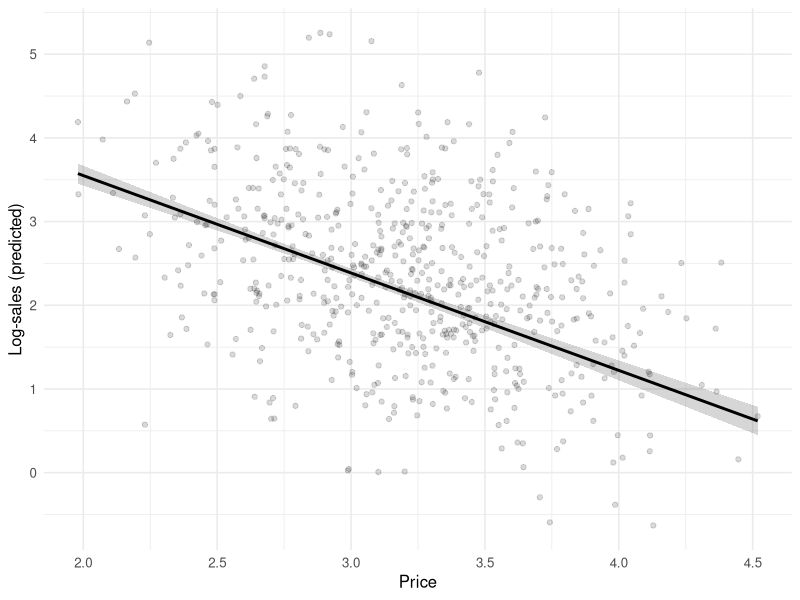
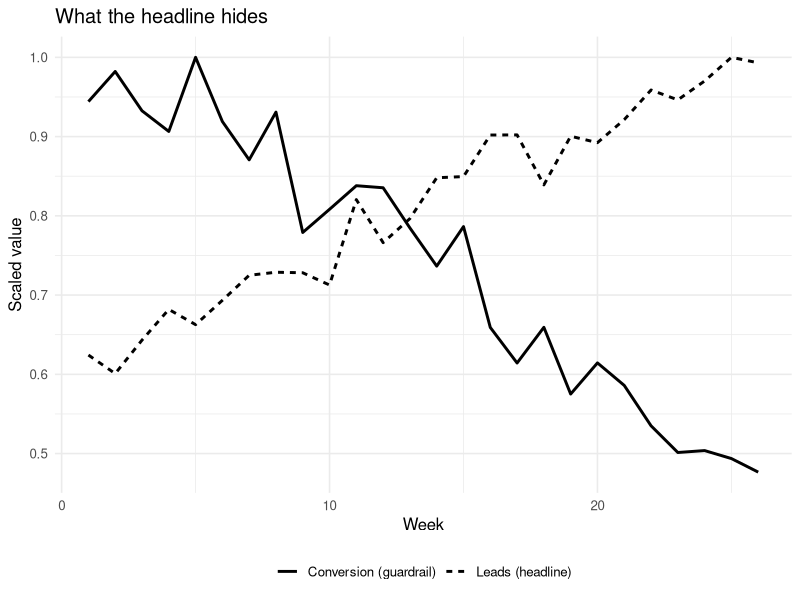

Source code (R) for these figures, in order:
## ---- chunk 1
library(dplyr)
library(broom)
library(knitr)
library(kableExtra)
set.seed(43)

# Simulated brand-choice-style data: price, a loyalty cue, and a promotion flag.
n <- 600
promo   <- rbinom(n, 1, 0.4)
loyalty <- rnorm(n)
price   <- 3 + 0.5 * promo + rnorm(n, sd = 0.4)        # promos lower observed price below
# True data-generating process for log-sales:
log_sales <- 6 - 1.2 * price + 0.8 * loyalty + 0.5 * promo + rnorm(n, sd = 0.5)
dat <- data.frame(log_sales, price, loyalty, promo = factor(promo))

m1 <- lm(log_sales ~ price, data = dat)
m2 <- lm(log_sales ~ price + loyalty + promo, data = dat)
## ---- chunk 2
fmt <- function(model, label) {
  # Keep cells plain text: the book renders to HTML, PDF, and EPUB from one
  # execution, so HTML-only markup (e.g., <br>) would leak into LaTeX.
  # "(Intercept)" is renamed because booktabs' \midrule treats a row that
  # begins with a literal "(" as a malformed trim spec, breaking the PDF.
  tidy(model) |>
    transmute(term = sub("^\\(Intercept\\)$", "Intercept", term),
              !!label := sprintf("%.3f (%.3f)", estimate, std.error))
}
tab <- full_join(fmt(m1, "Sparse"), fmt(m2, "Full"), by = "term")
gof <- tibble(term = "Adj. R-squared",
              Sparse = sprintf("%.3f", summary(m1)$adj.r.squared),
              Full   = sprintf("%.3f", summary(m2)$adj.r.squared))
bind_rows(tab, gof) |>
  kable(escape = FALSE, align = "lrr",
        caption = "Log-sales regressions. Standard errors in parentheses. Adding the loyalty cue and promotion control shifts the price coefficient, the first thing a careful reader checks.") |>
  kable_styling(full_width = FALSE)
## ---- chunk 3
#| fig-cap: "Model-implied price response with a 95% confidence band. The band, not the line, is the honest object: it shows the reader how precisely the slope is identified."
#| fig-width: 6
#| fig-height: 4
library(ggplot2)
grid <- data.frame(price = seq(min(dat$price), max(dat$price), length.out = 100),
                   loyalty = 0, promo = factor(0, levels = c(0, 1)))
pred <- predict(m2, newdata = grid, interval = "confidence")
grid <- cbind(grid, pred)

ggplot(grid, aes(price, fit)) +
  geom_ribbon(aes(ymin = lwr, ymax = upr), alpha = 0.2) +
  geom_line(linewidth = 1) +
  geom_point(data = dat, aes(price, log_sales), alpha = 0.15, inherit.aes = FALSE) +
  labs(x = "Price", y = "Log-sales (predicted)") +
  theme_minimal(base_size = 12)
## ---- chunk 4
library(knitr); library(kableExtra)
data.frame(
  Dimension = c("Reader's task", "Encodes", "Best when", "Exact values",
                "Patterns/interactions", "Failure mode"),
  Table = c("Look up a value", "Symbols (digits)", "Few heterogeneous numbers",
            "Preserved", "Reader must compute", "False precision; hand-typed errors"),
  Figure = c("See a relationship", "Position, length, color",
             "Many values or a trend", "Approximate", "Perceived directly",
             "Truncated axis; hidden uncertainty"),
  check.names = FALSE
) |>
  kable(caption = "Tables versus figures: the choice follows from what the reader must do with the result.") |>
  kable_styling(full_width = FALSE)
## ---- chunk 5
set.seed(43)            # determinism: re-runs reproduce every stochastic result
cat("R version:", R.version.string, "\n")
cat("Key packages:\n")
for (p in c("dplyr", "ggplot2", "broom")) {
  if (requireNamespace(p, quietly = TRUE))
    cat(sprintf("  %-8s %s\n", p, as.character(packageVersion(p))))
}
## ---- chunk 6
library(knitr); library(kableExtra)
data.frame(
  Element = c("Primary question", "What leads", "Uncertainty", "Identification",
              "Effect units", "Robustness", "Length", "Success criterion"),
  Academic = c("Is the effect real and why?", "Theory and contribution",
               "Intervals, tests, full disclosure", "Foregrounded and defended",
               "Standardized / elasticities", "Extensive, in-text",
               "Long; appendices expected", "Survives peer review & replication"),
  Managerial = c("What should we do, and what is the payoff?",
                 "The decision and its $ impact", "Risk of the recommended action",
                 "Stated as a caveat, not derived", "Dollars, share points, conversions",
                 "Summarized; details on request", "Short; one-page summary first",
                 "Changes a decision; ROI realized"),
  check.names = FALSE
) |>
  kable(caption = "Academic and managerial registers differ in foregrounding, not in honesty. The same estimate and its uncertainty feed both reports.") |>
  kable_styling(full_width = FALSE) |>
  column_spec(1, bold = TRUE)
## ---- chunk 7
#| fig-cap: "Goodhart's law on a dashboard. Under incentive pressure the headline metric (leads) rises while the guardrail (lead-to-sale conversion) falls. Reporting the pair, not the headline alone, exposes the gaming."
#| fig-width: 6.2
#| fig-height: 4
set.seed(43)
weeks <- 1:26
gaming <- pmin((weeks - 1) / 25, 1)            # incentive pressure ramps in
leads  <- 100 + 60 * gaming + rnorm(26, 0, 4)  # headline climbs as it is gamed
conv   <- 0.22 - 0.12 * gaming + rnorm(26, 0, 0.01)  # quality erodes in step

dash <- data.frame(
  week  = rep(weeks, 2),
  value = c(leads / max(leads), conv / max(conv)),  # scaled to a common axis
  metric = rep(c("Leads (headline)", "Conversion (guardrail)"), each = 26)
)
library(ggplot2)
ggplot(dash, aes(week, value, linetype = metric)) +
  geom_line(linewidth = 1) +
  labs(x = "Week", y = "Scaled value", linetype = NULL,
       title = "What the headline hides") +
  theme_minimal(base_size = 12) +
  theme(legend.position = "bottom")
